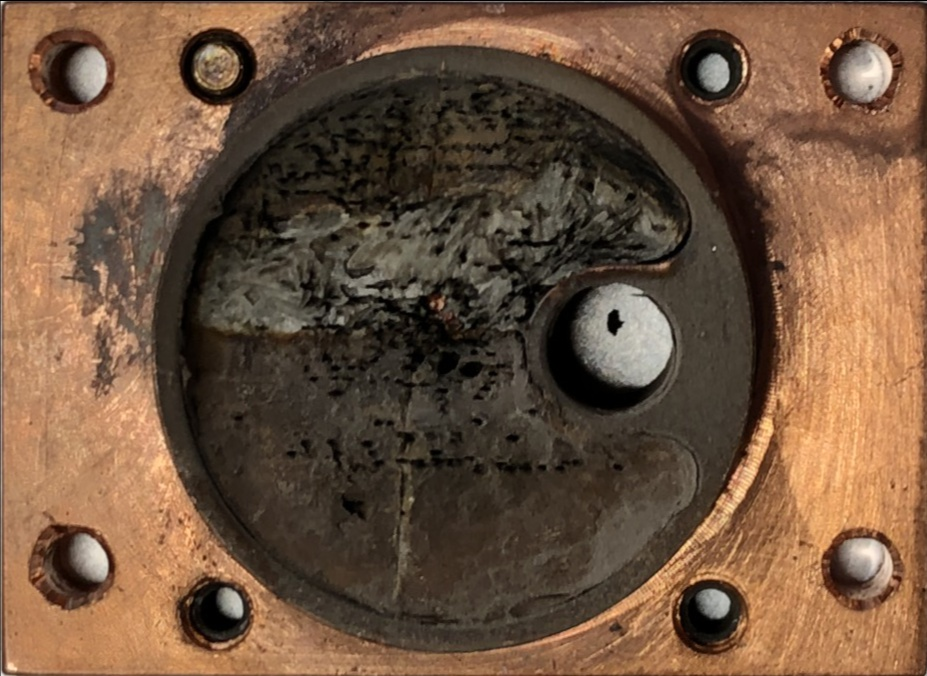
#> input picture rotational cooling/target.jpg, 927 x 676 px
$ jupyter execute --allow-errors 'Fluorescence Signals Target Scan.ipynb'
#> lines starting #> are read from the running program, lines starting #| are printed output that depends on the picture
### rotational cooling/utils/plot_utils.py
import numpy as np
import matplotlib.pyplot as plt
from .math_funcs import gaussian
from scipy.optimize import curve_fit

def set_fontsize(ax, fs):
    ax.title.set_fontsize(fs*1.3)
    ax.xaxis.label.set_fontsize(fs)
    ax.yaxis.label.set_fontsize(fs)
    ax.tick_params(axis='both', which='major', labelsize=fs)
    ax.tick_params(axis='both', which='minor', labelsize=fs/1.25)

# [96 lines left out: functions plot_binned_datasets_laserscan, plot_binned_dataset_switching, not called in this run]

### rotational cooling/Fluorescence Signals Target Scan.ipynb
# Analysing Fluorescence Signals at all target locations

After pump down the beam source shifts slightly, causing the YAG alignment to be off.

[cell 1]
import cv2
import h5py
import numpy as np
from tqdm.notebook import tqdm
import matplotlib.pyplot as plt
from scipy.signal import savgol_filter
from utils.plot_utils import set_fontsize
from utils.binning_utils import find_nearest_idx
from utils.hdf_utils import load_measurement_data_devices

[cell 2]
fnames = [
    '2020_3_4_rotational_cooling_microwaves',
    '2020_3_5_rotational_cooling_with_microwaves',
    'phase_modulation',
    'R0_saturation',
    'rotation_cooling',
    'rotational_cooling',
    'saturation_P2F1',
    'saturation_R0F1'
]

[cell 3]
# putting all pxie and mirror data from the files specified in fnames
# into a dictionary with subdictionaries, organized by fname -> dset_name -> (pxie, pxie_time, mirror)
pxie_data = {}
#> (the rest of this cell did not finish here and is left out)

[cell 4]
# for each pxie trace grab closest mirror coordinates

pmt = 1 # pmt channel

coords_signals = {}
for fname, data in pxie_data.items():
    coord_cnts = 0
    for dset_name, run_data in data.items():
        pxie = run_data[0]
        pxie_time = run_data[1]
        mirror = run_data[2]['ZaberTMM']
        idx_pairs = {idx_pxie: find_nearest_idx(mirror['time'], t_pxie) for idx_pxie, t_pxie in pxie_time.items()}
        for idx_pxie, idx_mirror in idx_pairs.items():
            coords = (mirror['x'][idx_mirror], mirror['y'][idx_mirror])
            if coords_signals.get(coords, None):
                coords_signals[coords].append(pxie[idx_pxie][:,pmt])
            else:
                coords_signals[coords] = [pxie[idx_pxie][:,pmt]]

[cell 5]
# process pxie traces to get the mean and integral for each mirror coordinate

coords_signals_processed = {}
for key, value in coords_signals.items():
    # mean of all traces at same coordinate
    mean = np.mean([val - np.mean(val[50:250]) for val in value], axis = 0)
    # savgol filter of the mean, for ease of visual inspection
    filtered = savgol_filter(mean, window_length = 101, polyorder = 1)
    # integral of mean
    integral = np.trapz(-filtered[250:1900])
    coords_signals_processed[key] = (-mean,
                           -filtered,
                           len(value),
                           integral)

[cell 6]
t = np.arange(0,20,1e-2)
for key in list(coords_signals_processed.keys())[:10]:
    value = coords_signals_processed[key]
    if value[-1] > 6000:
        fig, ax = plt.subplots()
        ax.plot(t, value[0], label = 'mean')
        ax.plot(t, value[1], label = 'filtered')
        ax.set_xlabel('[ms]')
        ax.set_ylabel('adc')
        ax.legend(fontsize = 14)
        set_fontsize(ax, 14)

[cell 7]
# x,y and z arrays for plotting the results with hexbin
x,y,C = [],[],[]
for key, value in coords_signals_processed.items():
    x.append(key[0])
    y.append(key[1])
    C.append(value[-1])
x = np.array(x)
y = np.array(y)
C = np.array(C)

mask = x < 15000
x = x[mask]
y = y[mask]
C = C[mask]

[cell 8]
cmap = plt.cm.viridis
cmap.set_under(color = 'r')

fig, ax = plt.subplots(figsize = (12,10))
hb = ax.hexbin(x,y, C,vmin = 10e3, gridsize = 40, cmap = cmap)
cb = fig.colorbar(hb, ax=ax)
cb.ax.set_ylabel('integral [arb.]')
ax.invert_xaxis()
ax.invert_yaxis()
ax.set_xlabel('x [motor steps]')
ax.set_ylabel('y [motor steps]')
set_fontsize(ax, 15)
set_fontsize(cb.ax, 15)
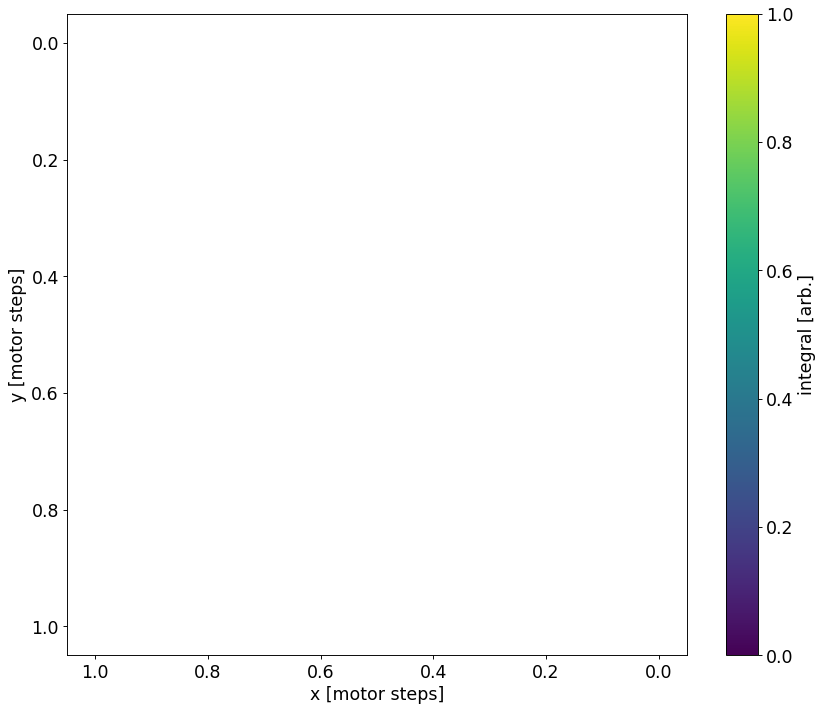
#> figure drawn by matplotlib, 2 panels

Looks everything should be moved to the right by about 2900 steps, vertical it's difficult to tell without a more complete scan

[cell 9]
dx, dy = -2900, 0
fig, ax = plt.subplots(figsize = (12,10))

ax.plot(6100,5000, 'kX', ms = 20)
ax.plot(6100+dx,5000+dy, 'kX', ms = 20)

ax.plot(7200,1300, 'kX', ms = 20)
ax.plot(7200+dx,1300+dy, 'kX', ms = 20)

hb = ax.hexbin(x,y, C,vmin = 10e3, gridsize = 40, cmap = cmap)
cb = fig.colorbar(hb, ax=ax)
cb.ax.set_ylabel('integral [arb.]')
ax.invert_xaxis()
ax.invert_yaxis()
ax.set_xlabel('x [motor steps]')
ax.set_ylabel('y [motor steps]')
set_fontsize(ax, 15)
set_fontsize(cb.ax, 15)
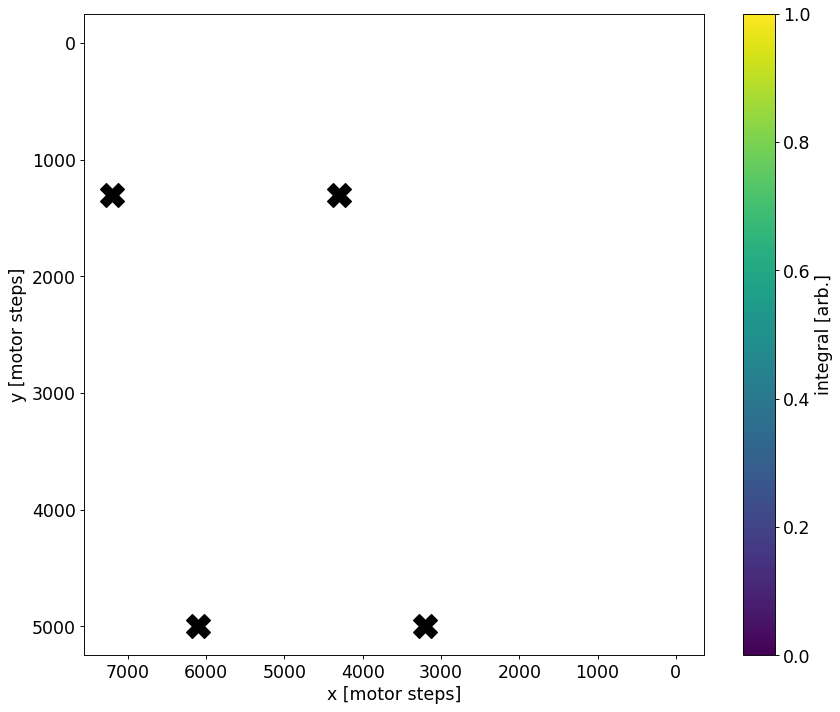
#> figure drawn by matplotlib, 2 panels

## Plotting what this looks like on a picture of the target

[cell 10]
target = cv2.imread('target.jpg',1)
#> target is the input picture: shape (676, 927, 3); mean B, G, R 63.3, 84.6, 111.6
warp_target = cv2.imread('trace1.jpg',1)
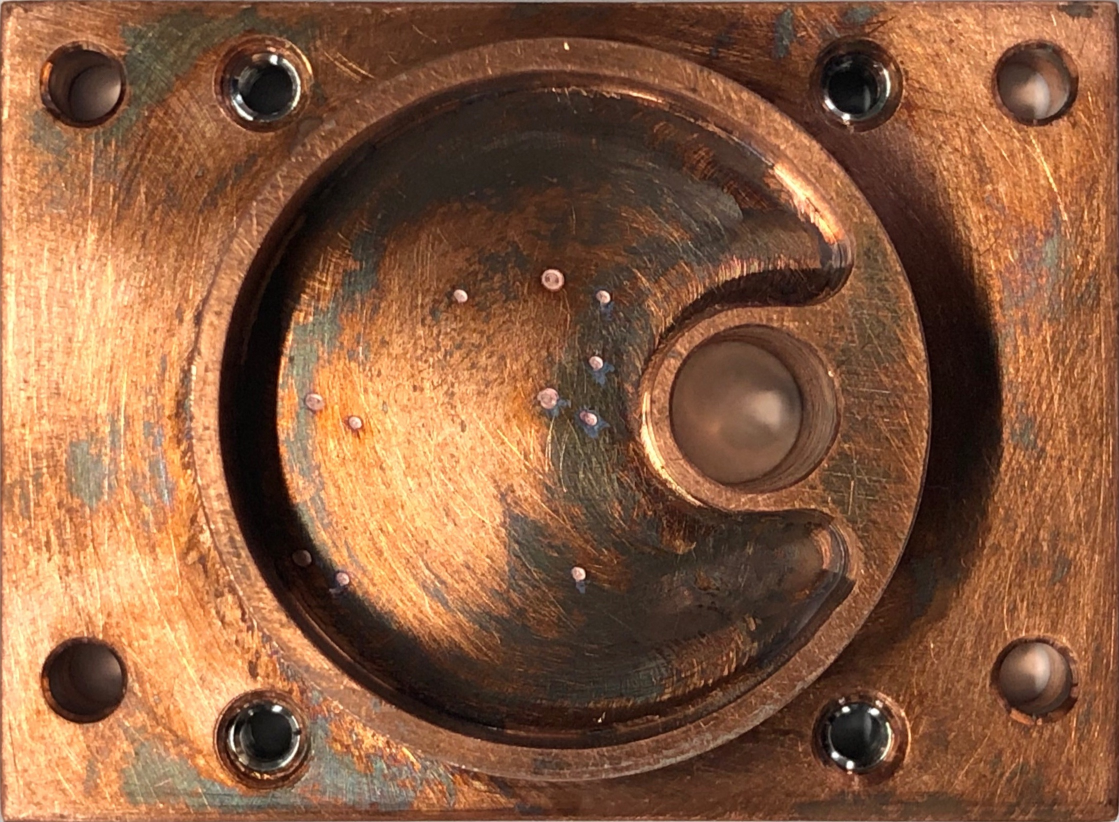
#> input picture rotational cooling/trace1.jpg, 2238 x 1644 px (shown at 1/2 size)
#> warp_target is the input picture: shape (1644, 2238, 3); mean B, G, R 63.9, 92.5, 136.9
target = cv2.cvtColor(target, cv2.COLOR_BGR2RGB)
warp_target = cv2.cvtColor(warp_target, cv2.COLOR_BGR2RGB)

target = cv2.resize(target, tuple(warp_target.shape[:2][::-1]))
#> target: shape (1644, 2238, 3)

[cell 11]
fig, ax = plt.subplots(figsize = (20,12))
ax.imshow(target)

### Transformations from `Steerable Mirror Translation.ipynb` in `CeNTREX-notebooks/beam source/steerable mirror/Alignment February 2020/`

[cell 12]
tx = +20
ty = -35
M = np.float32([[1,0,tx],[0,1,ty]])

target = cv2.warpAffine(target, M, tuple(target.shape[:2][::-1]))
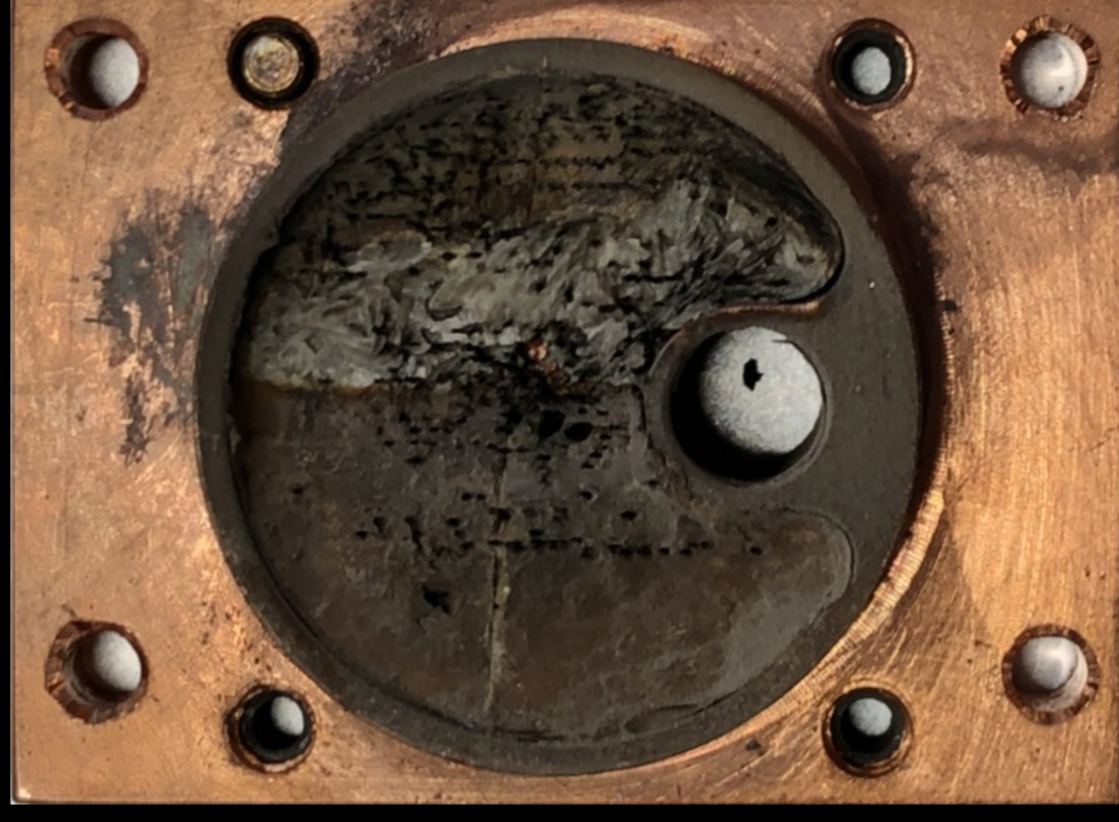
#> target: shape (1644, 2238, 3) (shown at 1/2 size); mean R, G, B 108, 82.1, 61.4

[cell 13]
transform = np.array([[ 3.46095276e-01,  1.63356970e+01, -1.41374767e+04],
                      [-1.06135885e+01, -9.61375767e-01,  1.33826199e+04]])
transform_mirror_pixel = np.array([[-5.55555556e-03, -9.44000000e-02,  1.18477778e+03],
                                   [ 6.13333333e-02,  2.00000000e-03,  8.40333333e+02]])

[cell 14]
radius = 16
alpha = 0.8

# getting bin coordinates from the hexbin plot
verts = hb.get_offsets()
binx, biny = [],[]
for offc in range(verts.shape[0]):
    binx.append(verts[offc][0])
    biny.append(verts[offc][1])

# overlaying transparent circles with the same color scheme as hexbin
# on top of the target image
overlay = target.copy()
output = target.copy()
for xi,yi,ci in zip(binx, biny, hb.get_array()):
    pixels = np.dot(transform_mirror_pixel, [yi,xi,1]).astype(int)
    c = np.array(hb.to_rgba(ci))
    c *= 255
    c[-1] = -1
    cv2.circle(overlay, tuple(pixels), radius, color = c, thickness = -1)

cv2.addWeighted(overlay, alpha, output, 1 - alpha, 0, output)

fig, ax = plt.subplots(figsize = (20,12))
ax.imshow(output)
set_fontsize(ax, 15)

dx, dy = 270, 0

ax.plot(580, 1150, 'wX', ms = 20)
ax.plot(580+dx, 1150+dy, 'wX', ms = 20)
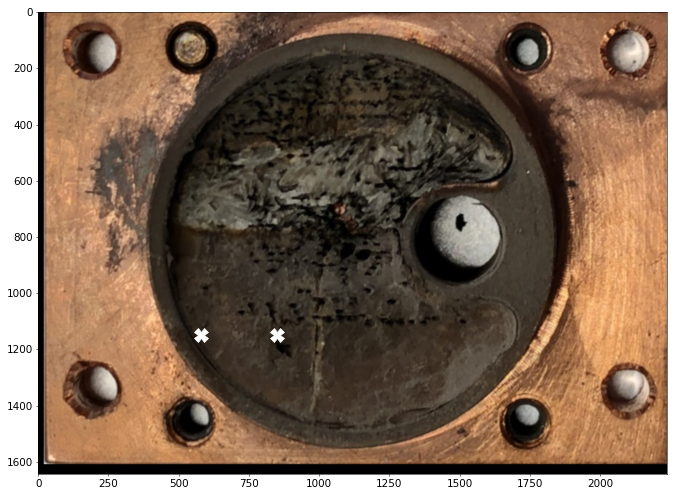
#> figure drawn by matplotlib, 1 panel
